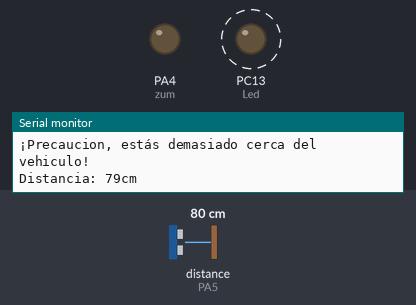
A sketch run on a simulated STM32 Blue Pill. Parts: output pins drawn as LEDs (lit = HIGH), the last lines printed to the serial monitor. Wiring (inferred from the names in the program): ultrasonic range finder: trigger PA6; echo PA5. Dashed ring = blinking. The inputs (shaded band) are chosen by the test bench; at power-on: distance to the obstacle (sensor on PA5) 80 cm. The echo pulse lasts 58.3 µs per cm; pins used as bus, display or sensor lines are not drawn.

Above: at 1.4 s.
2.2 s: distance to the obstacle (sensor on PA5) set to 147 cm
6.2 s: distance to the obstacle (sensor on PA5) set to 156 cm
At 7.8 s:
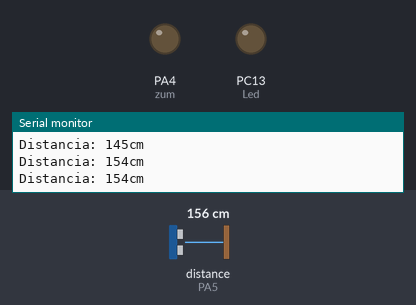
8.1 s: distance to the obstacle (sensor on PA5) set to 2 cm
At 8.87 s:
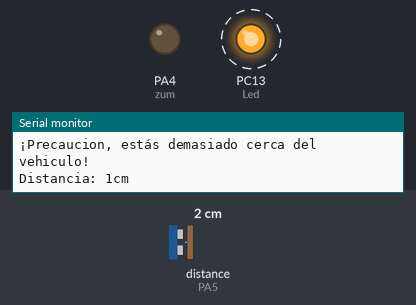
11.6 s: distance to the obstacle (sensor on PA5) set to 250 cm
At 13.1 s:
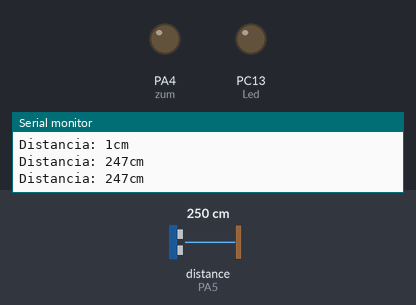
Timing chart, 0 to 14.6 s (numbered marks = the images above; inputs shaded):
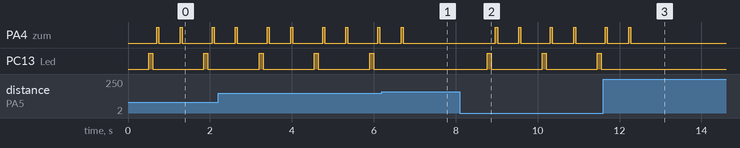

Measured:
- the behaviour switches between 151 and 152 cm on distance to the obstacle (sensor on PA5) (found by bisection; images 0 and 1)
- after the input at 6.2 s, PA4 (zum): goes on until 6.7 s, then stays LOW; PC13 (Led): stays LOW (without the input it goes to HIGH after 1.1 s)
- after the input at 8.1 s, PC13 (Led): alternates HIGH for 0.10 s and LOW for 1.2 s, starting after 0.67 s
- after the input at 11.6 s, PA4 (zum): goes on until 12.3 s, then stays LOW; PC13 (Led): stops changing and stays LOW
- by itself, PA4 (zum): repeats every 1.3 s: LOW 0.73 s, HIGH 0.05 s, LOW 0.52 s, HIGH 0.05 s
- by itself, PC13 (Led): alternates HIGH for 0.10 s and LOW for 1.2 s

The sketch:

Distancia_bicicletas.ino
```cpp
const int Trigger = PA6;   //Pin digital PA6 para el Trigger del sensor
const int Echo = PA5;   //Pin digital PA% para el Echo del sensor
long t; //timepo que demora en llegar el eco
long d; //distancia en centimetros
const int zum=PA4; //Zumbador
const int Led = PC13; //Led pc13


//Distancia bicicletas


void setup() {

  Serial.begin(9600);//iniciailzamos la comunicación
  pinMode(Trigger, OUTPUT); //pin como salida
  pinMode(Echo, INPUT);  //pin como entrada
  digitalWrite(Trigger, LOW);//Inicializamos el pin con 0
  pinMode(zum, OUTPUT);
  pinMode (Led, OUTPUT);


}

void loop() {
  // put your main code here, to run repeatedly:

  distancia();

char leer = Serial.read();


      Serial.print("Distancia: ");
      Serial.print(d);      //Enviamos serialmente el valor de la distancia
      Serial.print("cm");
      Serial.println();
      delay(400);


  if(d<150){

      Serial.print("¡Precaucion, estás demasiado cerca del vehiculo!");
      Serial.println();
      Serial.print("Distancia: ");
      Serial.print(d);      //Enviamos serialmente el valor de la distancia
      Serial.print("cm");
      Serial.println();

      encenderLed();
      sonar();
      delay(500);
      sonar();


  }


}

void distancia(){

  digitalWrite(Trigger, HIGH);
  delayMicroseconds(10);          //Enviamos un pulso de 10us
  digitalWrite(Trigger, LOW);

  t = pulseIn(Echo, HIGH); //obtenemos el ancho del pulso
  d = t/59;             //escalamos el tiempo a una distancia en cm
  //////

  delay(100);          //Hacemos una pausa de 100ms
///////////
}

void sonar()
{

  digitalWrite(zum, HIGH);
  delay(50);
  digitalWrite(zum, LOW);
  delay(20);

}

void encenderLed()
{

  digitalWrite(Led,HIGH);
  delay(100);
  digitalWrite(Led,LOW);
  delay(100);


}
```
